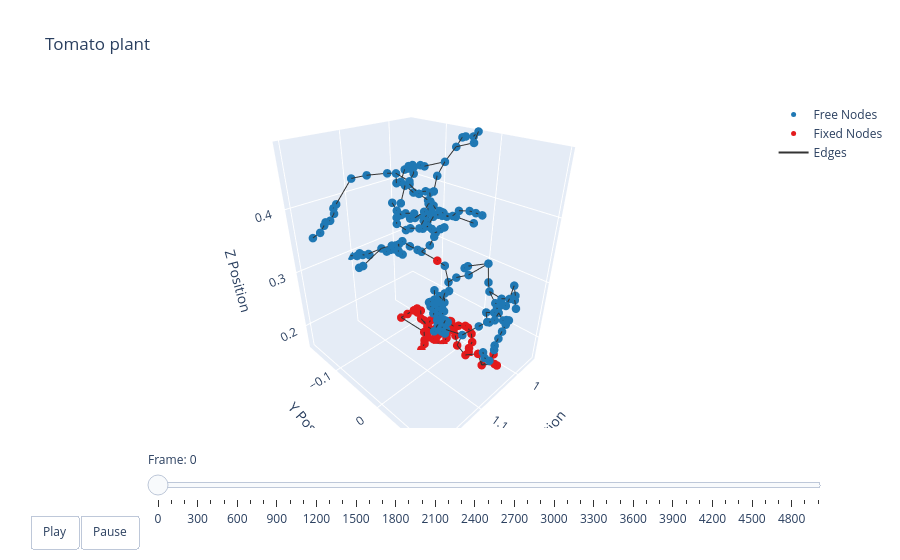

This figure's notebook cell:
### Markdown cell above
### Plotting

### Code cell
t = np.arange(robot.sim_params.total_time, step=robot.sim_params.dt)
options = dismech.AnimationOptions(title='Tomato plant', plot_step=100)

fig = dismech.get_interactive_animation_plotly(robot, t, qs , options)
fig.show()

### Figure 1 — Plotly figure (JSON) as saved in the notebook; plotly's stock layout.template omitted (floating-point values rounded to 4 significant figures; data arrays with more than 128 entries replaced by an {"elided": "..."} marker saying what was removed)
{"data": [{"marker": {"color": "#1f78b4", "size": 5}, "mode": "markers", "name": "Free Nodes", "type": "scatter3d", "x": {"elided": "194 float values"}, "y": {"elided": "194 float values"}, "z": {"elided": "194 float values"}}, {"marker": {"color": "#e31a1c", "size": 5}, "mode": "markers", "name": "Fixed Nodes", "type": "scatter3d", "x": [1.039, 1.071, 1.039, 1.031, 1.023, 1.047, 1.063, 1.023, 1.023, 1.047, 1.063, 1.023, 1.023, 1.055, 1.015, 1.015, 1.063, 1.047, 1.015, 1.007, 1.055, 1.047, 1.039, 1.015, 1.007, 1.047, 1.063, 1.023, 1.039, 1.031, 1.063, 1.023, 1.015, 1.071, 1.047, 1.055, 1.063, 1.071, 1.079, 1.087, 1.047, 1.079, 1.063, 1.063, 1.055, 1.063, 1.071, 1.047, 1.063, 1.079, 1.071, 1.055, 1.071, 1.063], "y": [-0.03992, -0.03992, -0.03192, -0.02392, 0.02408, -0.04792, -0.03992, -0.02392, 0.02408, -0.04792, -0.03992, -0.02392, 0.02408, -0.04792, -0.02392, 0.02408, -0.09592, -0.04792, -0.02392, 0.01608, -0.08792, -0.05592, -0.04792, -0.02392, 0.00808, -0.07992, -0.03192, -0.01592, -0.01592, -0.00792, -0.00792, 7.96e-05, 0.00808, 0.08008, -0.07192, -0.06392, -0.04792, -0.00792, 7.96e-05, 7.96e-05, 0.00808, 0.05608, 0.08808, 0.09608, -0.05592, -0.00792, -0.00792, 0.00808, 0.02408, 0.04008, 0.07208, 0.08808, 0.1041, -0.01592], "z": [0.1548, 0.1548, 0.1548, 0.1548, 0.1548, 0.1628, 0.1628, 0.1628, 0.1628, 0.1708, 0.1708, 0.1708, 0.1708, 0.1788, 0.1788, 0.1788, 0.1868, 0.1868, 0.1868, 0.1868, 0.1948, 0.1948, 0.1948, 0.1948, 0.1948, 0.2028, 0.2028, 0.2028, 0.2028, 0.2028, 0.2028, 0.2028, 0.2028, 0.2028, 0.2108, 0.2108, 0.2108, 0.2108, 0.2108, 0.2108, 0.2108, 0.2108, 0.2108, 0.2108, 0.2188, 0.2188, 0.2188, 0.2188, 0.2188, 0.2188, 0.2188, 0.2188, 0.2188, 0.3308]}, {"line": {"color": "#333333", "width": 2}, "mode": "lines", "name": "Edges", "type": "scatter3d", "x": {"elided": "741 float values"}, "y": {"elided": "741 float values"}, "z": {"elided": "741 float values"}}, {"color": "rgba(166, 206, 227, 0.7)", "i": [], "j": [], "k": [], "name": "Faces", "opacity": 0.7, "showscale": false, "type": "mesh3d", "x": {"elided": "248 float values"}, "y": {"elided": "248 float values"}, "z": {"elided": "248 float values"}}], "layout": {"scene": {"camera": {"eye": {"x": 1.225, "y": 1.225, "z": 1.0}}, "xaxis": {"range": [0.9479, 1.209], "title": {"text": "X Position"}}, "yaxis": {"range": [-0.1762, 0.1041], "title": {"text": "Y Position"}}, "zaxis": {"range": [0.1548, 0.4908], "title": {"text": "Z Position"}}}, "sliders": [{"currentvalue": {"prefix": "Frame: "}, "steps": [{"args": [["0"], {"frame": {"duration": 50, "redraw": true}, "mode": "immediate"}], "label": "0", "method": "animate"}, {"args": [["1"], {"frame": {"duration": 50, "redraw": true}, "mode": "immediate"}], "label": "100", "method": "animate"}, {"args": [["2"], {"frame": {"duration": 50, "redraw": true}, "mode": "immediate"}], "label": "200", "method": "animate"}, {"args": [["3"], {"frame": {"duration": 50, "redraw": true}, "mode": "immediate"}], "label": "300", "method": "animate"}, {"args": [["4"], {"frame": {"duration": 50, "redraw": true}, "mode": "immediate"}], "label": "400", "method": "animate"}, {"args": [["5"], {"frame": {"duration": 50, "redraw": true}, "mode": "immediate"}], "label": "500", "method": "animate"}, {"args": [["6"], {"frame": {"duration": 50, "redraw": true}, "mode": "immediate"}], "label": "600", "method": "animate"}, {"args": [["7"], {"frame": {"duration": 50, "redraw": true}, "mode": "immediate"}], "label": "700", "method": "animate"}, {"args": [["8"], {"frame": {"duration": 50, "redraw": true}, "mode": "immediate"}], "label": "800", "method": "animate"}, {"args": [["9"], {"frame": {"duration": 50, "redraw": true}, "mode": "immediate"}], "label": "900", "method": "animate"}, {"args": [["10"], {"frame": {"duration": 50, "redraw": true}, "mode": "immediate"}], "label": "1000", "method": "animate"}, {"args": [["11"], {"frame": {"duration": 50, "redraw": true}, "mode": "immediate"}], "label": "1100", "method": "animate"}, {"args": [["12"], {"frame": {"duration": 50, "redraw": true}, "mode": "immediate"}], "label": "1200", "method": "animate"}, {"args": [["13"], {"frame": {"duration": 50, "redraw": true}, "mode": "immediate"}], "label": "1300", "method": "animate"}, {"args": [["14"], {"frame": {"duration": 50, "redraw": true}, "mode": "immediate"}], "label": "1400", "method": "animate"}, {"args": [["15"], {"frame": {"duration": 50, "redraw": true}, "mode": "immediate"}], "label": "1500", "method": "animate"}, {"args": [["16"], {"frame": {"duration": 50, "redraw": true}, "mode": "immediate"}], "label": "1600", "method": "animate"}, {"args": [["17"], {"frame": {"duration": 50, "redraw": true}, "mode": "immediate"}], "label": "1700", "method": "animate"}, {"args": [["18"], {"frame": {"duration": 50, "redraw": true}, "mode": "immediate"}], "label": "1800", "method": "animate"}, {"args": [["19"], {"frame": {"duration": 50, "redraw": true}, "mode": "immediate"}], "label": "1900", "method": "animate"}, {"args": [["20"], {"frame": {"duration": 50, "redraw": true}, "mode": "immediate"}], "label": "2000", "method": "animate"}, {"args": [["21"], {"frame": {"duration": 50, "redraw": true}, "mode": "immediate"}], "label": "2100", "method": "animate"}, {"args": [["22"], {"frame": {"duration": 50, "redraw": true}, "mode": "immediate"}], "label": "2200", "method": "animate"}, {"args": [["23"], {"frame": {"duration": 50, "redraw": true}, "mode": "immediate"}], "label": "2300", "method": "animate"}, {"args": [["24"], {"frame": {"duration": 50, "redraw": true}, "mode": "immediate"}], "label": "2400", "method": "animate"}, {"args": [["25"], {"frame": {"duration": 50, "redraw": true}, "mode": "immediate"}], "label": "2500", "method": "animate"}, {"args": [["26"], {"frame": {"duration": 50, "redraw": true}, "mode": "immediate"}], "label": "2600", "method": "animate"}, {"args": [["27"], {"frame": {"duration": 50, "redraw": true}, "mode": "immediate"}], "label": "2700", "method": "animate"}, {"args": [["28"], {"frame": {"duration": 50, "redraw": true}, "mode": "immediate"}], "label": "2800", "method": "animate"}, {"args": [["29"], {"frame": {"duration": 50, "redraw": true}, "mode": "immediate"}], "label": "2900", "method": "animate"}, {"args": [["30"], {"frame": {"duration": 50, "redraw": true}, "mode": "immediate"}], "label": "3000", "method": "animate"}, {"args": [["31"], {"frame": {"duration": 50, "redraw": true}, "mode": "immediate"}], "label": "3100", "method": "animate"}, {"args": [["32"], {"frame": {"duration": 50, "redraw": true}, "mode": "immediate"}], "label": "3200", "method": "animate"}, {"args": [["33"], {"frame": {"duration": 50, "redraw": true}, "mode": "immediate"}], "label": "3300", "method": "animate"}, {"args": [["34"], {"frame": {"duration": 50, "redraw": true}, "mode": "immediate"}], "label": "3400", "method": "animate"}, {"args": [["35"], {"frame": {"duration": 50, "redraw": true}, "mode": "immediate"}], "label": "3500", "method": "animate"}, {"args": [["36"], {"frame": {"duration": 50, "redraw": true}, "mode": "immediate"}], "label": "3600", "method": "animate"}, {"args": [["37"], {"frame": {"duration": 50, "redraw": true}, "mode": "immediate"}], "label": "3700", "method": "animate"}, {"args": [["38"], {"frame": {"duration": 50, "redraw": true}, "mode": "immediate"}], "label": "3800", "method": "animate"}, {"args": [["39"], {"frame": {"duration": 50, "redraw": true}, "mode": "immediate"}], "label": "3900", "method": "animate"}, {"args": [["40"], {"frame": {"duration": 50, "redraw": true}, "mode": "immediate"}], "label": "4000", "method": "animate"}, {"args": [["41"], {"frame": {"duration": 50, "redraw": true}, "mode": "immediate"}], "label": "4100", "method": "animate"}, {"args": [["42"], {"frame": {"duration": 50, "redraw": true}, "mode": "immediate"}], "label": "4200", "method": "animate"}, {"args": [["43"], {"frame": {"duration": 50, "redraw": true}, "mode": "immediate"}], "label": "4300", "method": "animate"}, {"args": [["44"], {"frame": {"duration": 50, "redraw": true}, "mode": "immediate"}], "label": "4400", "method": "animate"}, {"args": [["45"], {"frame": {"duration": 50, "redraw": true}, "mode": "immediate"}], "label": "4500", "method": "animate"}, {"args": [["46"], {"frame": {"duration": 50, "redraw": true}, "mode": "immediate"}], "label": "4600", "method": "animate"}, {"args": [["47"], {"frame": {"duration": 50, "redraw": true}, "mode": "immediate"}], "label": "4700", "method": "animate"}, {"args": [["48"], {"frame": {"duration": 50, "redraw": true}, "mode": "immediate"}], "label": "4800", "method": "animate"}, {"args": [["49"], {"frame": {"duration": 50, "redraw": true}, "mode": "immediate"}], "label": "4900", "method": "animate"}, {"args": [["50"], {"frame": {"duration": 50, "redraw": true}, "mode": "immediate"}], "label": "4999", "method": "animate"}], "transition": {"duration": 0}, "x": 0.1, "y": 0}], "title": {"text": "Tomato plant"}, "updatemenus": [{"buttons": [{"args": [null, {"frame": {"duration": 50, "redraw": true}, "fromcurrent": true}], "label": "Play", "method": "animate"}, {"args": [[null], {"frame": {"duration": 0, "redraw": true}, "mode": "immediate"}], "label": "Pause", "method": "animate"}], "direction": "left", "pad": {"r": 10, "t": 87}, "showactive": false, "type": "buttons", "x": 0.1, "xanchor": "right", "y": 0, "yanchor": "top"}]}}
